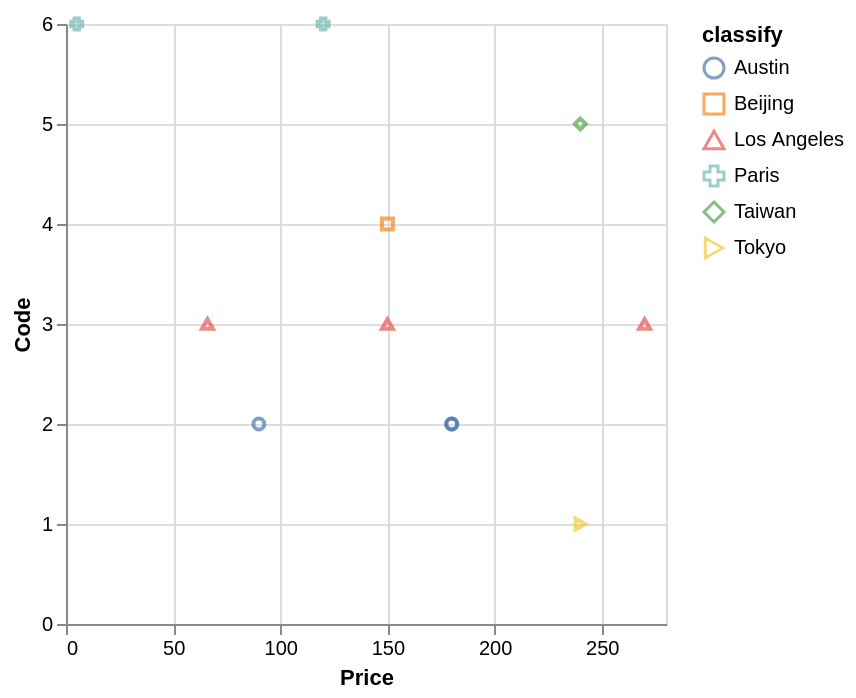

The specification (Vega-Lite) saved for this image:
### Vega-Lite specification from a JSON file in a GitHub repository (floating-point values rounded to 4 significant figures)
{"data": {"values": [{"x_data": 180, "y_data": 2, "classify": "Austin"}, {"x_data": 90, "y_data": 2, "classify": "Austin"}, {"x_data": 180, "y_data": 2, "classify": "Austin"}, {"x_data": 150, "y_data": 4, "classify": "Beijing"}, {"x_data": 270, "y_data": 3, "classify": "Los Angeles"}, {"x_data": 66, "y_data": 3, "classify": "Los Angeles"}, {"x_data": 150, "y_data": 3, "classify": "Los Angeles"}, {"x_data": 120, "y_data": 6, "classify": "Paris"}, {"x_data": 5, "y_data": 6, "classify": "Paris"}, {"x_data": 240, "y_data": 5, "classify": "Taiwan"}, {"x_data": 240, "y_data": 1, "classify": "Tokyo"}]}, "mark": "point", "encoding": {"x": {"field": "x_data", "type": "quantitative", "title": "Price", "scale": {"zero": "false"}}, "y": {"field": "y_data", "type": "quantitative", "title": "Code", "scale": {"zero": "false"}}, "color": {"field": "classify", "type": "nominal"}, "shape": {"field": "classify", "type": "nominal"}}}
